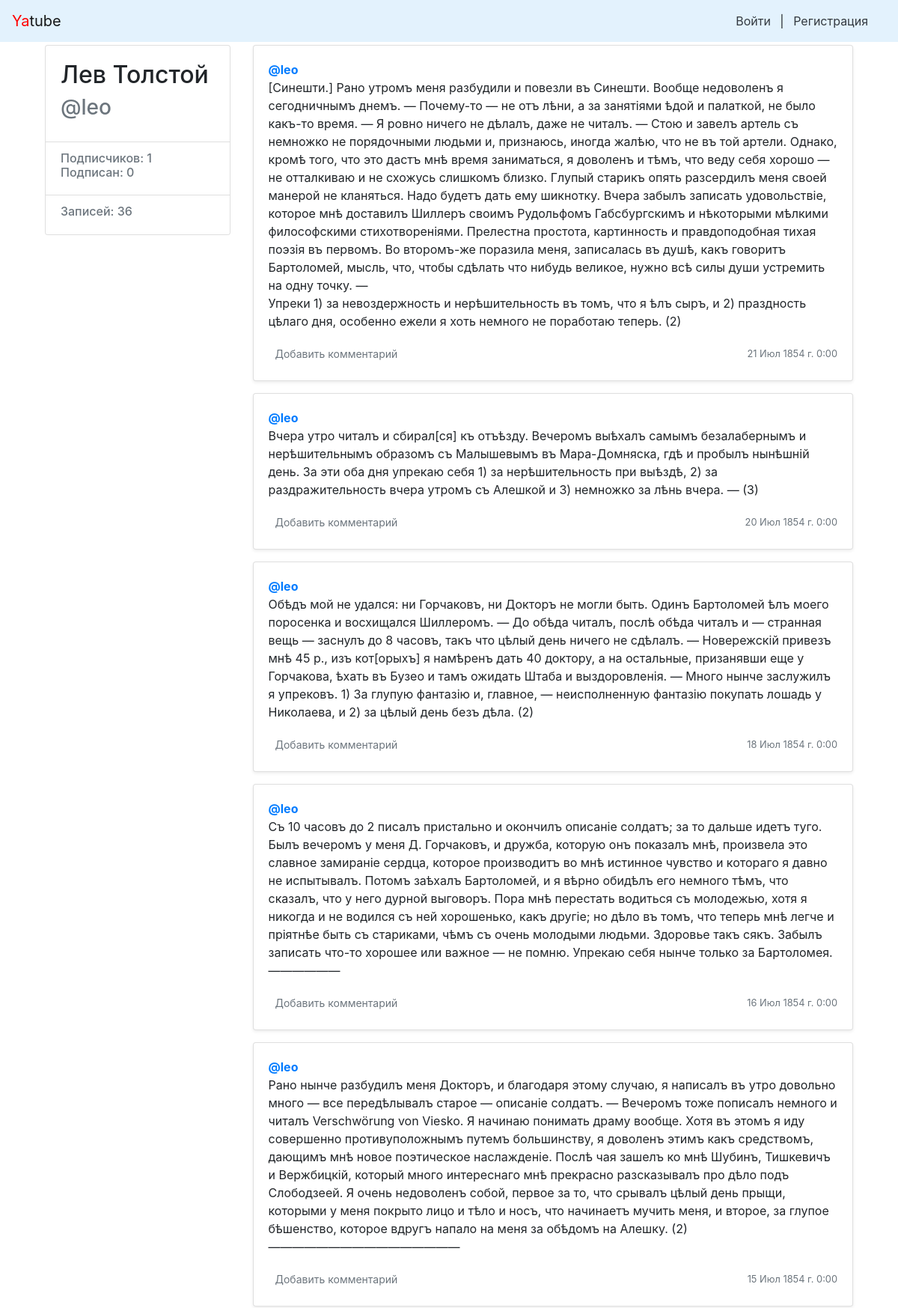
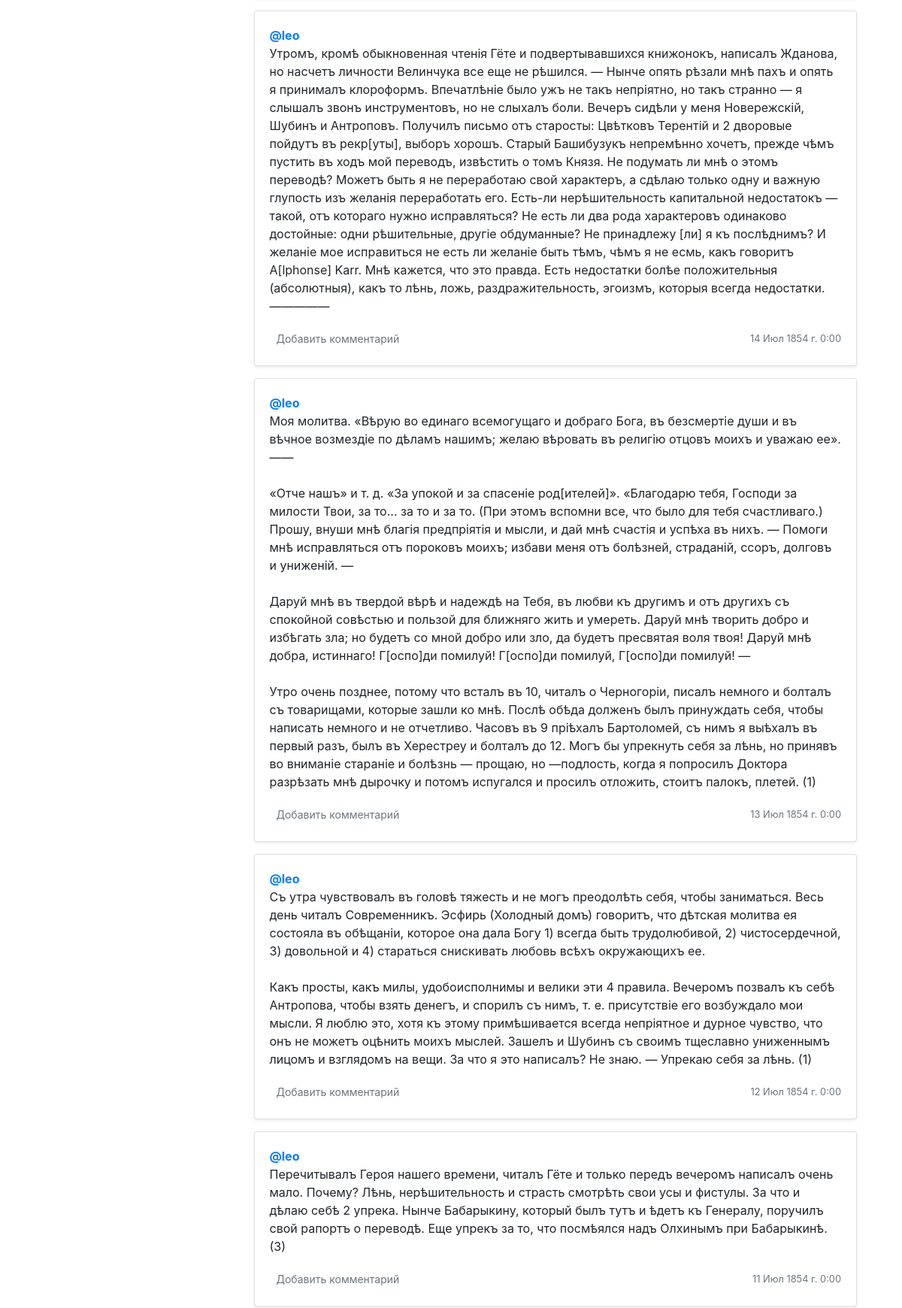
/leo/?page=2 (upper part), run on the app's committed database (2 pictures, top to bottom).
### posts/models.py (models this page shows, shortened)
class Post(models.Model):
    objects = None
    text = models.TextField(verbose_name='Текст')
    pub_date = models.DateTimeField("date published", auto_now_add=True)
    author = models.ForeignKey(
        User,
        on_delete=models.CASCADE,
        related_name="posts",
        verbose_name='Автор'
    )
    group = models.ForeignKey(
        'Group',
        on_delete=models.CASCADE,
        related_name="posts", blank=True,
        null=True,
        verbose_name='Группа'
    )
    image = models.ImageField(
        upload_to='posts/%Y/%m/%d/',
        blank=True,
        null=True,
        verbose_name='Изображение'
    )
    class Meta:
        ordering = ['-pub_date']
        verbose_name = 'Пост'
        verbose_name_plural = 'Посты'

### posts/views.py (the view)
# urls.py: path('<str:username>/', views.profile, name='profile'),
def profile(request, username):
    author = get_object_or_404(User, username=username)
    post_list = Post.objects.filter(author=author.pk)
    paginator = Paginator(post_list, 10)  # показывать по 10 записей на странице.
    page_number = request.GET.get('page')  # переменная в URL с номером запрошенной страницы
    page = paginator.get_page(page_number)  # получить записи с нужным смещением
    following = Follow.objects.filter(author=author)
    return render(request, 'profile.html', {
        'page': page,
        'paginator': paginator,
        'author': author,
        'following': following,
    })

### posts/context_processors.py (called while the page is built)
def year(request):
    years = datetime.now().year
    return {'year': years}

### templates/profile.html (shortened to what this page needs)
{% extends "base.html" %}
{% block content %}
<main role="main" class="container">
    <div class="row">
        <div class="col-md-3 mb-3 mt-1">
            {% include 'profile_container.html' %}
        </div>
        <div class="col-md-9">
            {% load thumbnail %}
            {% for post in page %}
                {% include "post_item.html" with post=post %}
            {% endfor %}
        </div>
    </div>
</main>
{% endblock %}

### templates/profile_container.html (shortened to what this page needs)
<div class="card">
    <div class="card-body">
        <div class="h2">
            {{ author.get_full_name }}
        </div>
        <div class="h3 text-muted">
             @{{ author.username }}
        </div>
    </div>
    <ul class="list-group list-group-flush">
        <li class="list-group-item">
                <div class="h6 text-muted">
                Подписчиков: {{ author.following.count }} <br />
                Подписан: {{ author.follower.count }}
                </div>
        </li>
        <li class="list-group-item">
                <div class="h6 text-muted">
                    Записей: {{ author.posts.count }}
                </div>
        </li>
    </ul>
</div>

### templates/post_item.html (shortened to what this page needs)
<div class="card mb-3 mt-1 shadow-sm">
    {% load thumbnail %}
    <div class="card-body">
        <p class="card-text">
            <a name="post_{{ post.id }}" href="{% url 'profile' post.author.username %}">
                <strong class="d-block text-gray-dark">@{{ post.author }}</strong>
            </a>
            {{ post.text|linebreaksbr }}
        </p>
        <div class="d-flex justify-content-between align-items-center">
            <div class="btn-group ">
                <a class="btn btn-sm text-muted" href="{% url 'post' post.author.username post.id %}" role="button">
                    {% if post.comments.exists %}
                        {{ post.comments.count }} комментариев
                    {% else%}
                        Добавить комментарий
                    {% endif %}
                </a>
            </div>
            <small class="text-muted">{{ post.pub_date|date:"d M Y г. G:i" }}</small>
        </div>
    </div>
</div>

### data on the page
Post: author "leo", text "[Синешти.] Рано утромъ меня разбудили и повезли въ Синешти. Вообще недоволенъ я сегодничнымъ днемъ. — Почему-то — не отъ лѣни, а за занятіями ѣдой и палаткой, не было какъ-тο время. — Я ровно ничего не дѣлалъ, даже не читалъ. — Стою и завелъ артель съ немножко не порядочными людьми и, признаюсь, иногда жалѣю, что не въ той артели. Однако, кромѣ того, что это дастъ мнѣ время заниматься, я доволенъ и тѣмъ, что веду себя хорошо — не отталкиваю и не схожусь слишкомъ близко. Глупый старикъ опять разсердилъ меня своей манерой не кланяться. Надо будетъ дать ему шикнотку. Вчера забылъ записать удовольствіе, которое мнѣ доставилъ Шиллеръ своимъ Рудольфомъ Габсбургскимъ и нѣкоторыми мѣлкими…", shows "Добавить комментарий", pub_date "21 Июл 1854 г. 0:00"
Post: author "leo", text "Вчера утро читалъ и сбирал[ся] къ отъѣзду. Вечеромъ выѣхалъ самымъ безалабернымъ и нерѣшительнымъ образомъ съ Малышевымъ въ Мара-Домняска, гдѣ и пробылъ нынѣшній день. За эти оба дня упрекаю себя 1) за нерѣшительность при выѣздѣ, 2) за раздражительность вчера утромъ съ Алешкой и 3) немножко за лѣнь вчера. — (3)", shows "Добавить комментарий", pub_date "20 Июл 1854 г. 0:00"
Post: author "leo", text "Обѣдъ мой не удался: ни Горчаковъ, ни Докторъ не могли быть. Одинъ Бартоломей ѣлъ моего поросенка и восхищался Шиллеромъ. — До обѣда читалъ, послѣ обѣда читалъ и — странная вещь — заснулъ до 8 часовъ, такъ что цѣлый день ничего не сдѣлалъ. — Новережскій привезъ мнѣ 45 р., изъ кот[орыхъ] я намѣренъ дать 40 доктору, а на остальные, призанявши еще у Горчакова, ѣхать въ Бузео и тамъ ожидать Штаба и выздоровленія. — Много нынче заслужилъ я упрековъ. 1) За глупую фантазію и, главное, — неисполненную фантазію покупать лошадь у Николаева, и 2) за цѣлый день безъ дѣла. (2)", shows "Добавить комментарий", pub_date "18 Июл 1854 г. 0:00"
Post: author "leo", text "Съ 10 часовъ до 2 писалъ пристально и окончилъ описаніе солдатъ; за то дальше идетъ туго. Былъ вечеромъ у меня Д. Горчаковъ, и дружба, которую онъ показалъ мнѣ, произвела это славное замираніе сердца, которое производитъ во мнѣ истинное чувство и котораго я давно не испытывалъ. Потомъ заѣхалъ Бартоломей, и я вѣрно обидѣлъ его немного тѣмъ, что сказалъ, что у него дурной выговоръ. Пора мнѣ перестать водиться съ молодежью, хотя я никогда и не водился съ ней хорошенько, какъ другіе; но дѣло въ томъ, что теперь мнѣ легче и пріятнѣе быть съ стариками, чѣмъ съ очень молодыми людьми. Здоровье такъ сякъ. Забылъ записать что-то хорошее или важное — не помню. Упрекаю себя нынче только за Бартоломея.…", shows "Добавить комментарий", pub_date "16 Июл 1854 г. 0:00"
Post: author "leo", text "Рано нынче разбудилъ меня Докторъ, и благодаря этому случаю, я написалъ въ утро довольно много — все передѣлывалъ старое — описаніе солдатъ. — Вечеромъ тоже пописалъ немного и читалъ Verschwörung von Viesko. Я начинаю понимать драму вообще. Хотя въ этомъ я иду совершенно противуположнымъ путемъ большинству, я доволенъ этимъ какъ средствомъ, дающимъ мнѣ новое поэтическое наслажденіе. Послѣ чая зашелъ ко мнѣ Шубинъ, Тишкевичъ и Вержбицкій, который много интереснаго мнѣ прекрасно разсказывалъ про дѣло подъ Слободзеей. Я очень недоволенъ собой, первое за то, что срывалъ цѣлый день прыщи, которыми у меня покрыто лицо и тѣло и носъ, что начинаетъ мучить меня, и второе, за глупое бѣшенство,…", shows "Добавить комментарий", pub_date "15 Июл 1854 г. 0:00"
Post: author "leo", text "Утромъ, кромѣ обыкновенная чтенія Гёте и подвертывавшихся книжонокъ, написалъ Жданова, но насчетъ личности Велинчука все еще не рѣшился. — Нынче опять рѣзали мнѣ пахъ и опять я принималъ клороформъ. Впечатлѣніе было ужъ не такъ непріятно, но такъ странно — я слышалъ звонъ инструментовъ, но не слыхалъ боли. Вечеръ сидѣли у меня Новережскій, Шубинъ и Антроповъ. Получилъ письмо отъ старосты: Цвѣтковъ Терентій и 2 дворовые пойдутъ въ рекр[уты], выборъ хорошъ. Старый Башибузукъ непремѣнно хочетъ, прежде чѣмъ пустить въ ходъ мой переводъ, извѣстить о томъ Князя. Не подумать ли мнѣ о этомъ переводѣ? Можетъ быть я не переработаю свой характеръ, a сдѣлаю только одну и важную глупость изъ желанія…", shows "Добавить комментарий", pub_date "14 Июл 1854 г. 0:00"
Post: author "leo", text "Моя молитва. «Вѣрую во единаго всемогущаго и добраго Бога, въ безсмертіе души и въ вѣчное возмездіе по дѣламъ нашимъ; желаю вѣровать въ религію отцовъ моихъ и уважаю ее». —— «Отче нашъ» и т. д. «За упокой и за спасеніе род[ителей]». «Благодарю тебя, Господи за милости Твои, за то... за то и за то. (При этомъ вспомни все, что было для тебя счастливаго.) Прошу, внуши мнѣ благія предпріятія и мысли, и дай мнѣ счастія и успѣха въ нихъ. — Помоги мнѣ исправляться отъ пороковъ моихъ; избави меня отъ болѣзней, страданій, ссоръ, долговъ и униженій. — Даруй мнѣ въ твердой вѣрѣ и надеждѣ на Тебя, въ любви къ другимъ и отъ другихъ съ спокойной совѣстью и пользой для ближняго жить и умереть. Даруй мнѣ…", shows "Добавить комментарий", pub_date "13 Июл 1854 г. 0:00"
Post: author "leo", text "Съ утра чувствовалъ въ головѣ тяжесть и не могъ преодолѣть себя, чтобы заниматься. Весь день читалъ Современникъ. Эсфирь (Холодный домъ) говоритъ, что дѣтская молитва ея состояла въ обѣщаніи, которое она дала Богу 1) всегда быть трудолюбивой, 2) чистосердечной, 3) довольной и 4) стараться снискивать любовь всѣхъ окружающихъ ее. Какъ просты, какъ милы, удобоисполнимы и велики эти 4 правила. Вечеромъ позвалъ къ себѣ Антропова, чтобы взять денегъ, и спорилъ съ нимъ, т. е. присутствіе его возбуждало мои мысли. Я люблю это, хотя къ этому примѣшивается всегда непріятное и дурное чувство, что онъ не можетъ оцѣнить моихъ мыслей. Зашелъ и Шубинъ съ своимъ тщеславно униженнымъ лицомъ и взглядомъ на…", shows "Добавить комментарий", pub_date "12 Июл 1854 г. 0:00"
Post: author "leo", text "Перечитывалъ Героя нашего времени, читалъ Гёте и только передъ вечеромъ написалъ очень мало. Почему? Лѣнь, нерѣшительность и страсть смотрѣть свои усы и фистулы. За что и дѣлаю себѣ 2 упрека. Нынче Бабарыкину, который былъ тутъ и ѣдетъ къ Генералу, поручилъ свой рапортъ о переводѣ. Еще упрекъ за то, что посмѣялся надъ Олхинымъ при Бабарыкинѣ. (3)", shows "Добавить комментарий", pub_date "11 Июл 1854 г. 0:00"

### other printed values
{{ author.get_full_name }} "Лев Толстой"
{{ author.username }} "leo"
{{ author.following.count }} "1"
{{ author.follower.count }} "0"
{{ author.posts.count }} "36"
